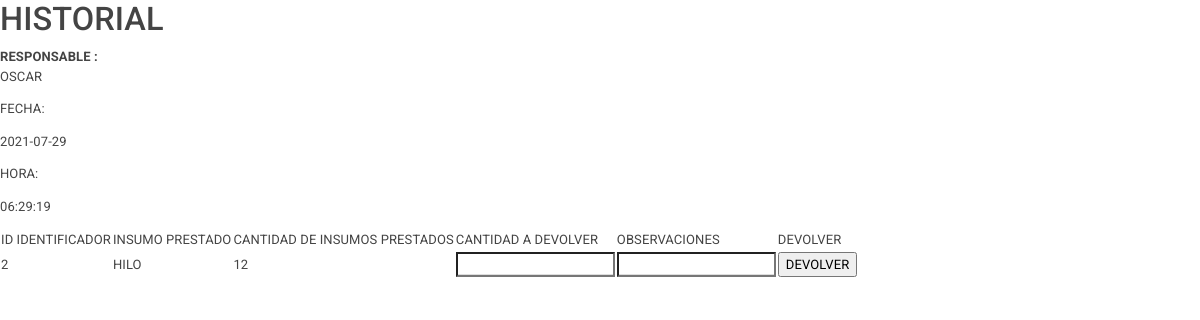
The app's page /users/instructor/devoluciones.php (signed in), older data.
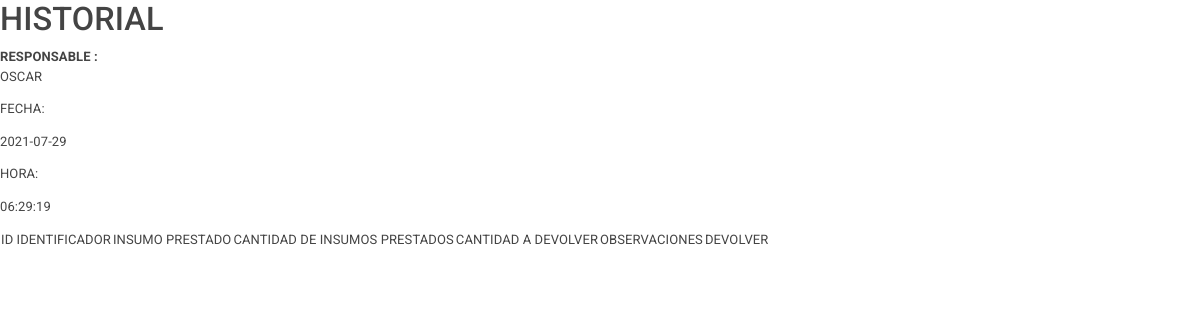
The same page, newer data.
### tables this page shows
CREATE TABLE `detalle_accion` (
  `ID_DETA_ACCION` int(11) NOT NULL,
  `ID_ACCION_REALIZADA` int(11) UNSIGNED NOT NULL,
  `ID_ACCION` int(2) NOT NULL,
  `ID_INSUMO` int(11) NOT NULL,
  `ID_MATERIAL_TEXTIL` int(11) NOT NULL,
  `CANTIDAD` int(11) NOT NULL,
  `ID_BODEGA` int(11) NOT NULL,
  `CANTIDAD_TOTAL` int(11) NOT NULL,
  `OBSERVACIONES` varchar(60) DEFAULT NULL
);

CREATE TABLE `insumo` (
  `ID_INSUMO` int(11) NOT NULL,
  `NOM_INSUMO` varchar(30) NOT NULL,
  `ID_TIP_INSUMO` int(11) NOT NULL,
  `ID_MARCA` int(11) NOT NULL,
  `ID_COLOR` int(11) NOT NULL
);

### users/instructor/devoluciones.php (the view, shortened to what this page needs)
<?php
include('../../php/conections/conexion.php');
$numFactura = $_GET['trayendo_fact'];
$fecha_de = date("o-m-d");
$hora_de = date("H:i:s");
?>
<!DOCTYPE html>
<html lang="en">
<head>
    <link rel="stylesheet" href="https://bootswatch.com/4/materia/bootstrap.min.css">
</head>
<body>
<div class="ventana_cuatro" id="ventana_cuatro">
    <div class="contentDevolucionesPendientes" id="contentDevolucionesPendientes">
        <h1>HISTORIAL</h1>
        <form method="POST" class="formulario_devol" id="formulario_devol">
            <div class="primeraSeccionFechasDev">
                <div>
                <b>RESPONSABLE : </b> <p style="text-transform: uppercase;"><?=$_SESSION['NOMBRE'] ?></p>
                </div>
                <div>
                    <p>FECHA:</p><p id="fecha_dev" name="fecha_dev"><?php echo $fecha_de; ?></p>
                </div>
                <div>
                    <p>HORA:</p><p id="hora_dev" name="hora_dev"><?php echo $hora_de; ?></p>
                </div>
            </div>
            <table>
            <?php
                $consul="SELECT * FROM detalle_accion INNER JOIN accion_realizada on detalle_accion.ID_ACCION_REALIZADA=accion_realizada.ID_ACCION_REALIZADA
                INNER JOIN insumo ON detalle_accion.ID_INSUMO=insumo.ID_INSUMO
                INNER JOIN estado ON accion_realizada.ID_ESTADO=estado.ID_ESTADO
                WHERE detalle_accion.ID_ACCION_REALIZADA = '$numFactura' and detalle_accion.CANTIDAD not in (0)";
                $resultado=mysqli_query($connection,$consul);
            ?>
            <thead>
                <tr>
                    <td>ID IDENTIFICADOR</td>
                    <td>INSUMO PRESTADO</td>
                    <td>CANTIDAD DE INSUMOS PRESTADOS</td>
                    <td>CANTIDAD A DEVOLVER</td>
                    <td>OBSERVACIONES</td>
                    <td>DEVOLVER</td>
                </tr>
            </thead>
            <tbody id="conten_devol">
            <?php
                foreach($resultado as $mostrar1){
            ?>
                <tr>
                   <td id="num_fac" style="text-transform: uppercase;"><?php echo $mostrar1['ID_DETA_ACCION']; ?></td>
                   <td style="text-transform: uppercase;"><?php echo $mostrar1['NOM_INSUMO']; ?></td>
                   <td id="canti" style="text-transform: uppercase;"><?php echo $mostrar1['CANTIDAD']; ?></td>
                   <td>
                        <input type="number"  id ="cantidad_dev" name = "cantidad_devolver">
                    </td>
                   <td>
                        <input type="text" id="obser_devol" name="obser_devol">
                   </td>
                   <td>
                        <input class="notocar envio_dev" type="submit" id="enviar_devol1" name="enivar_devol" value="DEVOLVER">
                   </td>
                </tr>
            <?php
            }
            ?>
            </tbody>
            </table>
        </form>
    </div>
</div>
</body>
</html>

Row changes from the older to the newer data that the page shows:
removed detalle_accion: ID_DETA_ACCION "2", ID_INSUMO.NOM_INSUMO "HILO", CANTIDAD "12"
